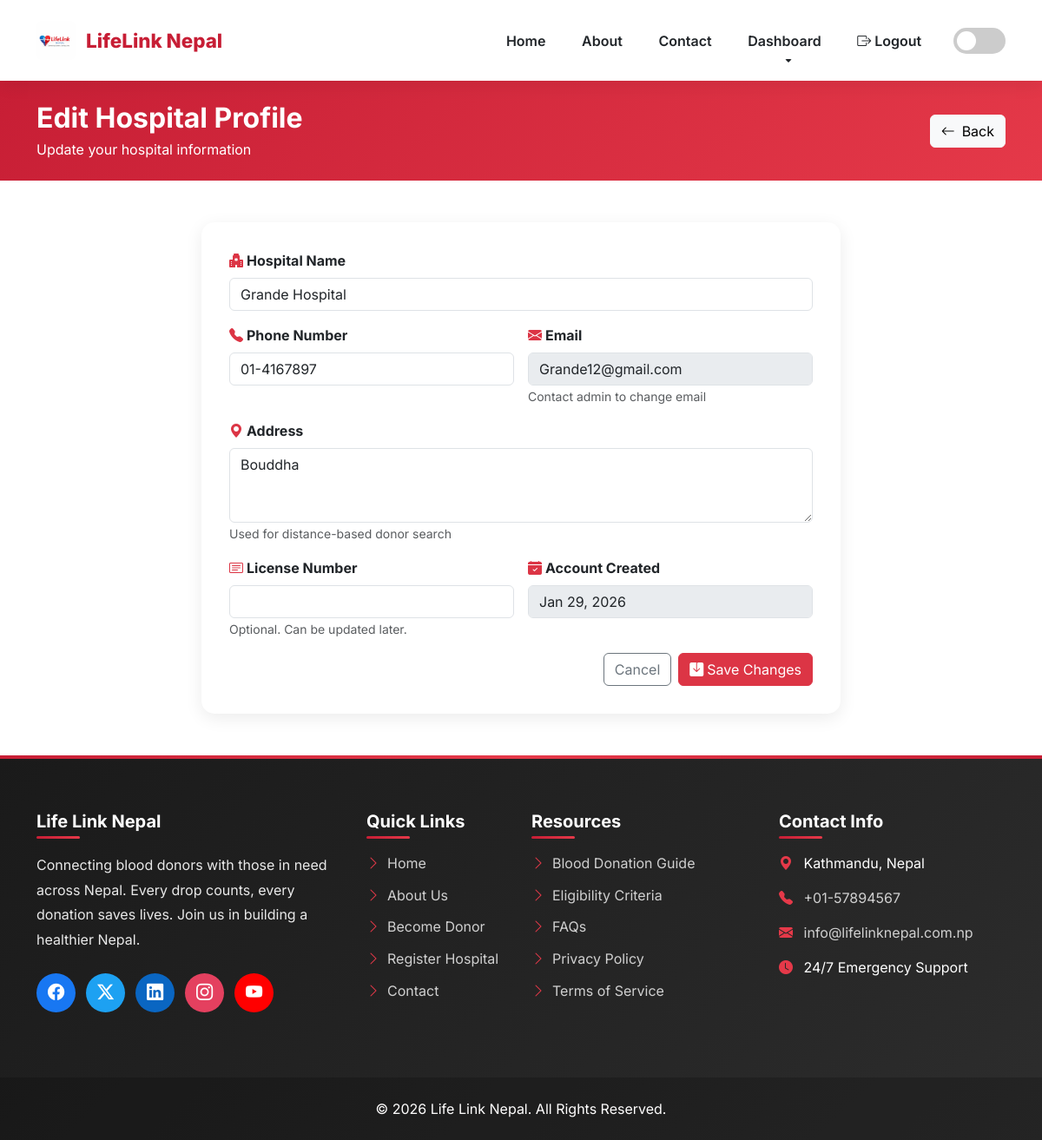
The app's page /hospitals/profile/edit/ (signed in) with its own data.
### hospitals/models.py (models this page shows, shortened)
class HospitalProfile(models.Model):
    user = models.OneToOneField(settings.AUTH_USER_MODEL, on_delete=models.CASCADE)
    hospital_name = models.CharField(max_length=200)
    phone = models.CharField(max_length=15)
    address = models.TextField()
    latitude = models.FloatField(null=True, blank=True)
    longitude = models.FloatField(null=True, blank=True)
    license_number = models.CharField(max_length=100, blank=True)
    is_verified = models.BooleanField(default=False)
    created_at = models.DateTimeField(auto_now_add=True)
    updated_at = models.DateTimeField(auto_now=True)
    class Meta:
        verbose_name = 'Hospital Profile'
        verbose_name_plural = 'Hospital Profiles'

### accounts/models.py (models this page shows, shortened)
class CustomUser(AbstractUser):
    USER_TYPE_CHOICES = (
        ('donor', 'Donor'),
        ('hospital', 'Hospital'),
    )
    user_type = models.CharField(
        max_length=10,
        choices=USER_TYPE_CHOICES,
        default='donor'
    )
    email = models.EmailField(unique=True)
    failed_attempts = models.PositiveIntegerField(default=0)
    is_locked = models.BooleanField(default=False)

### hospitals/views.py (the view, shortened to what this page needs)
# urls.py: path('profile/edit/', views.edit_hospital_profile, name='edit_hospital_profile'),
@role_required('hospital')
def edit_hospital_profile(request):
    hospital_profile = request.user.hospitalprofile
    context = {'hospital': hospital_profile}
    return render(request, 'hospitals/edit_hospital_profile.html', context)

### templates/hospitals/edit_hospital_profile.html (shortened to what this page needs)
{% extends 'base.html' %}
{% load static %}
{% block content %}
<section class="py-4" style="background: linear-gradient(135deg, #c71e35 0%, #e53949 100%);">
    <div class="container">
        <div class="d-flex justify-content-between align-items-center text-white flex-wrap">
            <div>
                <h2 class="fw-bold mb-1">Edit Hospital Profile</h2>
                <p class="mb-0">Update your hospital information</p>
            </div>
            <a href="{% url 'hospital_profile' %}" class="btn btn-light">
                <i class="bi bi-arrow-left me-2"></i>Back
            </a>
        </div>
    </div>
</section>
<section class="py-5">
    <div class="container">
        <div class="row justify-content-center">
            <div class="col-lg-8">
                <div class="info-card">
                    <form method="POST">
                        <div class="row g-3">
                            <div class="col-12">
                                <label class="form-label fw-bold">
                                    <i class="bi bi-hospital-fill text-danger me-1"></i>Hospital Name
                                </label>
                                <input type="text" name="hospital_name" class="form-control"
                                       value="{{ hospital.hospital_name }}" required>
                            </div>
                            <div class="col-md-6">
                                <label class="form-label fw-bold">
                                    <i class="bi bi-telephone-fill text-danger me-1"></i>Phone Number
                                </label>
                                <input type="tel" name="phone" class="form-control"
                                       value="{{ hospital.phone }}" required>
                            </div>
                            <div class="col-md-6">
                                <label class="form-label fw-bold">
                                    <i class="bi bi-envelope-fill text-danger me-1"></i>Email
                                </label>
                                <input type="email" class="form-control"
                                       value="{{ hospital.user.email }}" disabled>
                                <small class="text-muted">Contact admin to change email</small>
                            </div>
                            <div class="col-12">
                                <label class="form-label fw-bold">
                                    <i class="bi bi-geo-alt-fill text-danger me-1"></i>Address
                                </label>
                                <textarea name="address" class="form-control" rows="3" required>{{ hospital.address }}</textarea>
                                <small class="text-muted">Used for distance-based donor search</small>
                            </div>
                            <div class="col-md-6">
                                <label class="form-label fw-bold">
                                    <i class="bi bi-card-text text-danger me-1"></i>License Number
                                </label>
                                <input type="text" name="license_number" class="form-control"
                                       value="{{ hospital.license_number|default_if_none:'' }}">
                                <small class="text-muted">Optional. Can be updated later.</small>
                            </div>
                            <div class="col-md-6">
                                <label class="form-label fw-bold">
                                    <i class="bi bi-calendar-check-fill text-danger me-1"></i>Account Created
                                </label>
                                <input type="text" class="form-control"
                                       value="{{ hospital.created_at|date:'M d, Y' }}" disabled>
                            </div>
                            <div class="col-12 mt-3">
                                <div class="d-flex gap-2 justify-content-end">
                                    <a href="{% url 'hospital_profile' %}" class="btn btn-outline-secondary">
                                        Cancel
                                    </a>
                                    <button type="submit" class="btn btn-danger">
                                        <i class="bi bi-save-fill me-1"></i>Save Changes
                                    </button>
                                </div>
                            </div>
                        </div>
                    </form>
                </div>
            </div>
        </div>
    </div>
</section>
{% endblock %}

### templates/hospitals/edit_hospital_profile.html (style rules this page uses)
.info-card { background: white; border-radius: 15px; padding: 2rem; box-shadow: 0 5px 20px rgba(0,0,0,0.08); }

### templates/base.html (style rules this page uses)
:root { --primary-red: #c71e35; --secondary-red: #e53949; --dark-red: #9b1728; --facebook: #1877f2; --twitter: #1da1f2; --linkedin: #0a66c2; --instagram: #e4405f; --youtube: #ff0000; }
* { margin: 0; padding: 0; box-sizing: border-box; }
body { font-family: 'Inter', sans-serif; transition: background 0.3s, color 0.3s; overflow-x: hidden; }

### records on screen
HospitalProfile: hospital_name "Grande Hospital", phone "01-4167897", user.email "Grande12@gmail.com", address "Bouddha", created_at "Jan 29, 2026"
